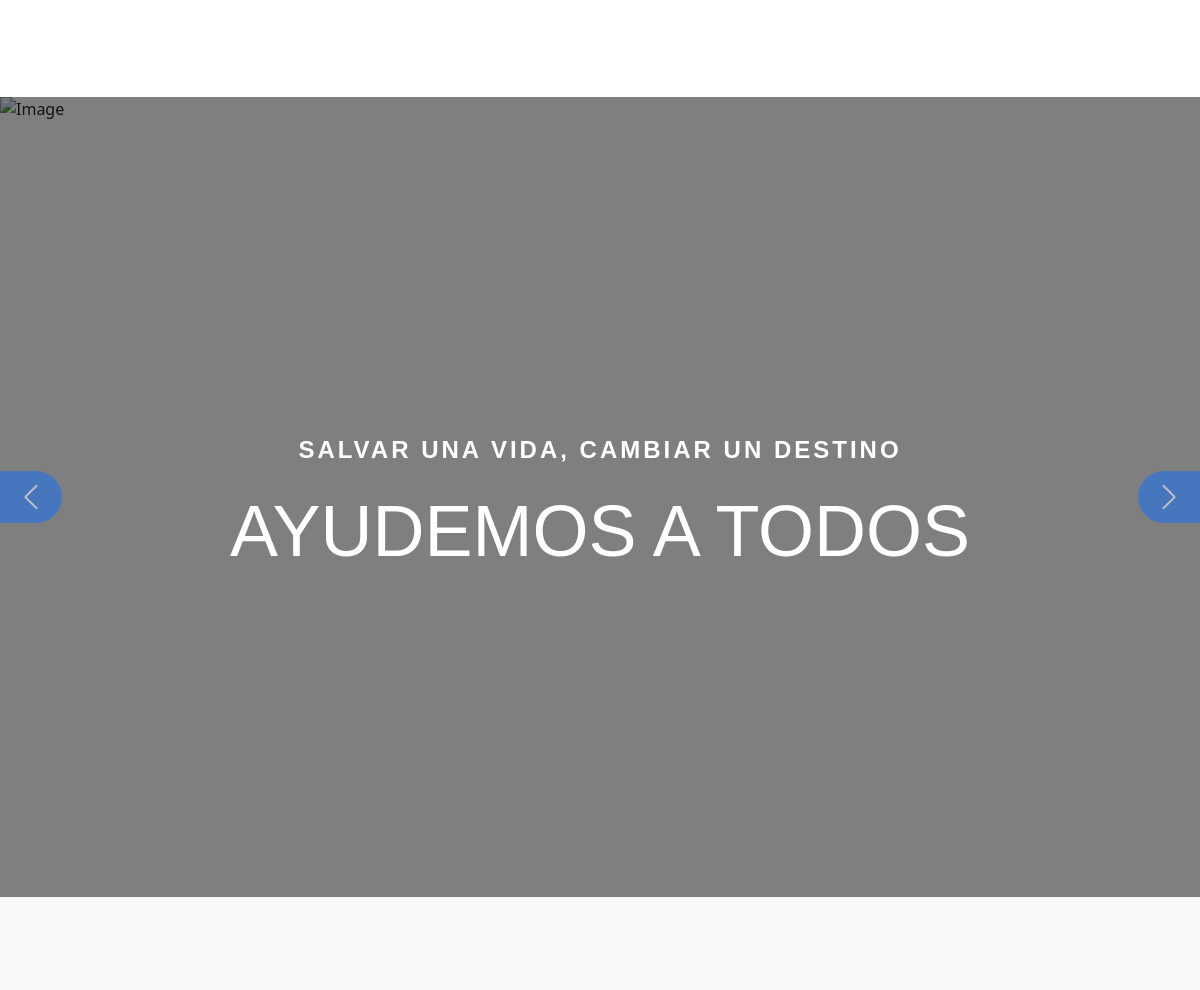
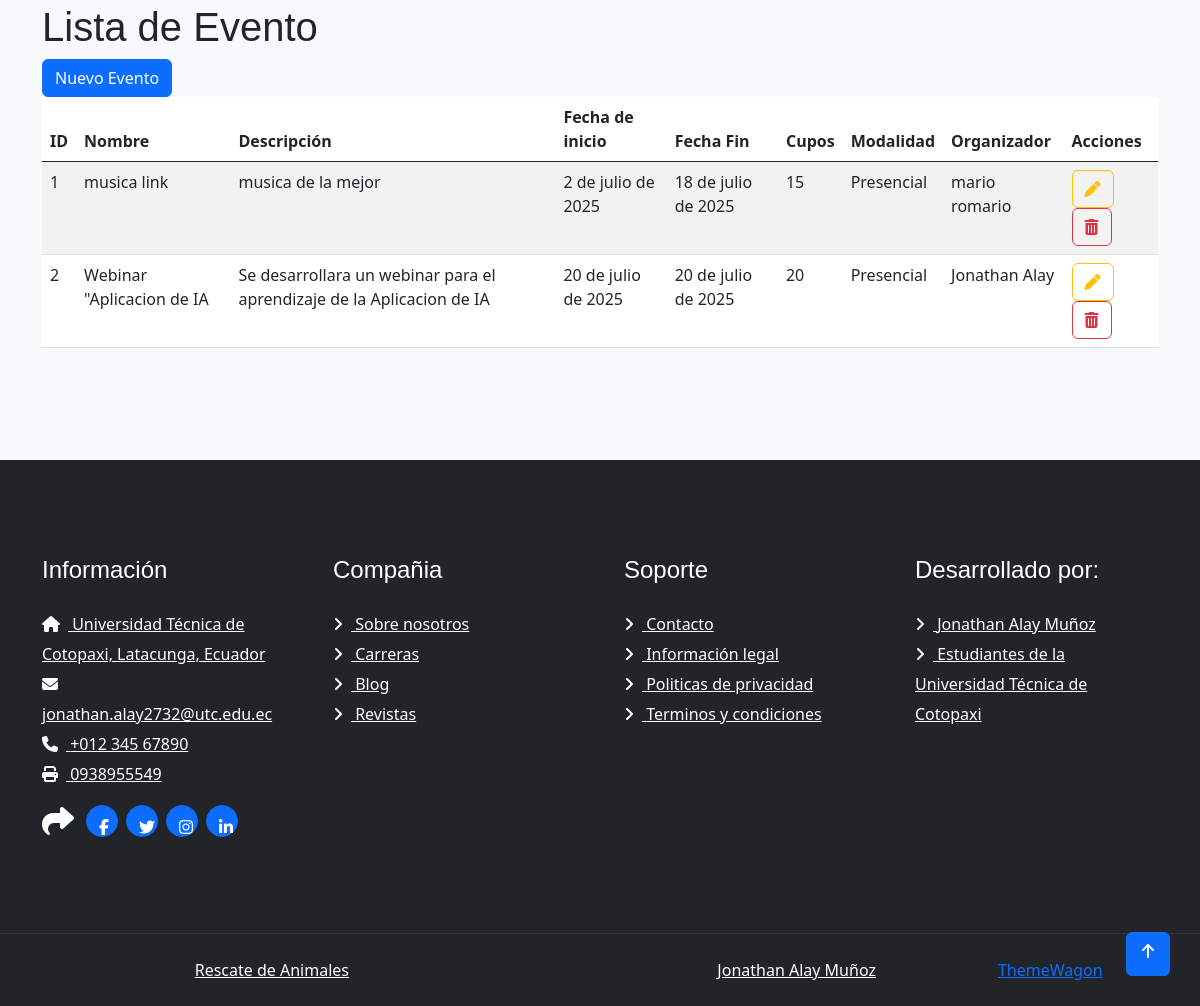
Page /evento on the committed database (2 pictures, top to bottom).
### Aplicaciones/Eventos/models.py (models this page shows, shortened)
class Evento(models.Model):
    nombre = models.CharField(max_length=200)
    descripcion = models.TextField()
    fecha_inicio = models.DateField()
    fecha_fin = models.DateField()
    cupos = models.PositiveIntegerField()
    modalidad = models.ForeignKey(ModalidadEvento, on_delete=models.SET_NULL, null=True)
    organizador = models.ForeignKey(Usuario, on_delete=models.CASCADE, related_name='eventos_organizados')

class ModalidadEvento(models.Model):
    tipo = models.CharField(max_length=50)
    def __str__(self):
        return self.tipo

class Usuario(models.Model):
    nombre_completo = models.CharField(max_length=100)
    correo = models.EmailField(unique=True)
    clave = models.CharField(max_length=100)
    tipo = models.CharField(max_length=20)  # estudiante, docente, admin
    carrera = models.ForeignKey(Carrera, on_delete=models.SET_NULL, null=True)
    semestre = models.CharField(max_length=10)
    def __str__(self):
        return self.nombre_completo

### Aplicaciones/Eventos/views.py (the view)
# urls.py: path('evento', views.evento, name='evento'),
def evento(request):
    eventos = Evento.objects.all()
    return render(request, "evento.html", {'eventos': eventos})

### Aplicaciones/Eventos/templates/evento.html (shortened to what this page needs)
{% extends './plantilla.html' %}
{% load static %}
{% block contenido %}
<h1>Lista de Evento</h1>
<a href ="/nuevoEvento" class="btn btn-primary ">Nuevo Evento</a>
<table class="table table-striped">
    <thead>
        <tr>
            <th>ID</th>
            <th>Nombre</th>
            <th>Descripción</th>
            <th>Fecha de inicio</th>
            <th>Fecha Fin</th>
            <th>Cupos</th>
            <th>Modalidad</th>
            <th>Organizador</th>
            <th>Acciones</th>
        </tr>
    </thead>
    <tbody>
        {% for evento in eventos %}
        <tr>
            <td>{{ evento.id }}</td>
            <td>{{ evento.nombre }}</td>
            <td>{{ evento.descripcion }}</td>
            <td>{{ evento.fecha_inicio }}</td>
            <td>{{ evento.fecha_fin }}</td>
            <td>{{ evento.cupos }}</td>
            <td>{{ evento.modalidad }}</td>
            <td>{{ evento.organizador }}</td>
            <td>
                <a href="editarEvento/{{ evento.id }}" class="btn btn-outline-warning">
                    <i class ="fa fa-pen"> </i>
                </a>
                <a href="#"
                onclick = "eliminarEvento('{{ evento.id }}');"
                class="btn btn-outline-danger">
                    <i class ="fa fa-trash"> </i>
                </a>
            </td>
        </tr>
        {% endfor %}
    </tbody>
</table>
{% endblock %}

### GestionJA/static/plantilla/travela/css/style.css (style rules this page uses)
.btn { font-weight: 600; transition: .5s; }
.btn.btn-primary { box-shadow: inset 0 0 0 0 var(--bs-primary); }

### rows in the picture
Evento: id "1", nombre "musica link", descripcion "musica de la mejor", fecha_inicio "2 de julio de 2025", fecha_fin "18 de julio de 2025", cupos "15", modalidad "Presencial", organizador "mario romario"
Evento: id "2", nombre "Webinar \"Aplicacion de IA", descripcion "Se desarrollara un webinar para el aprendizaje de la Aplicacion de IA", fecha_inicio "20 de julio de 2025", fecha_fin "20 de julio de 2025", cupos "20", modalidad "Presencial", organizador "Jonathan Alay"
